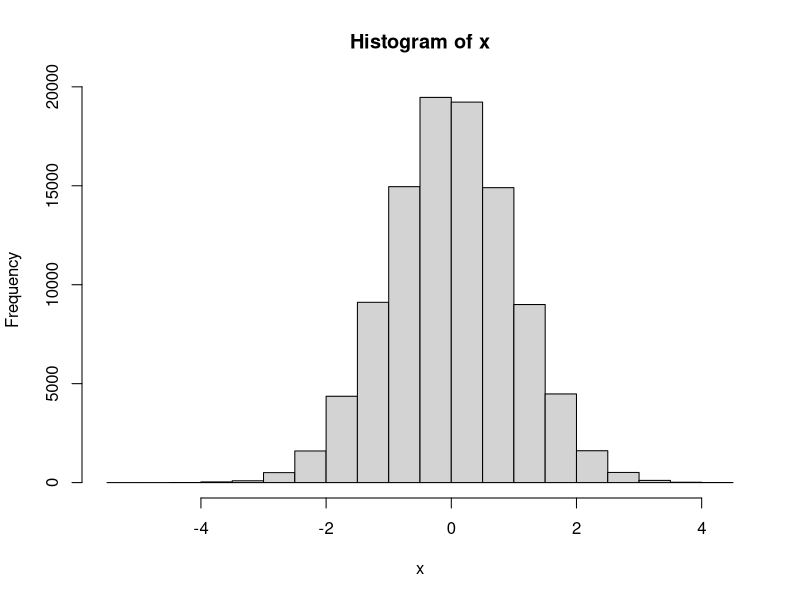
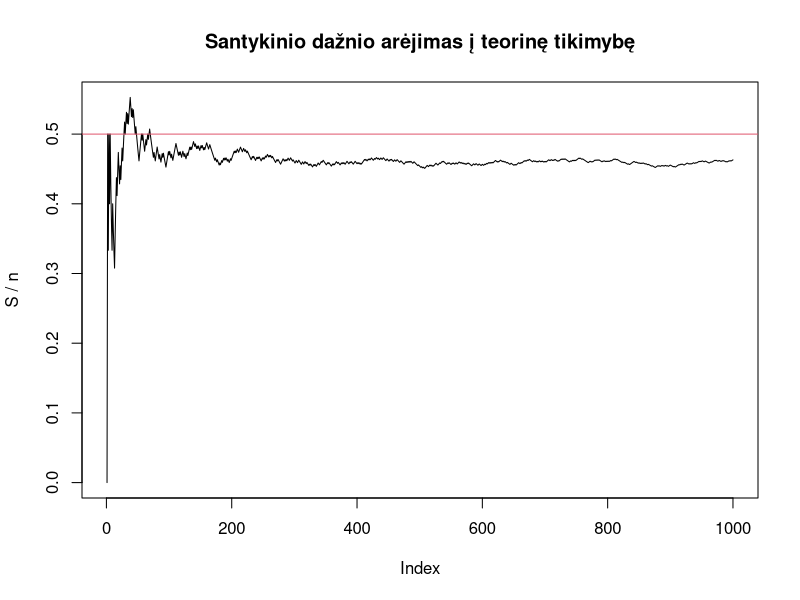
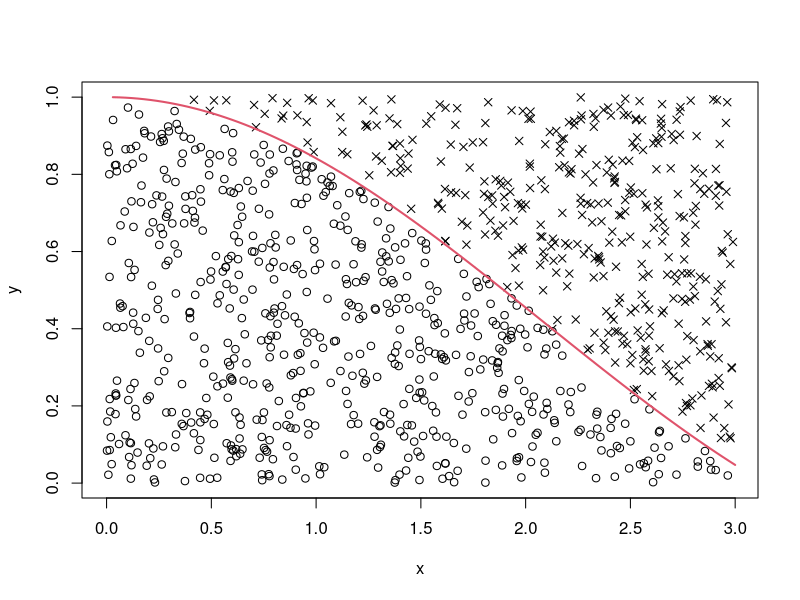
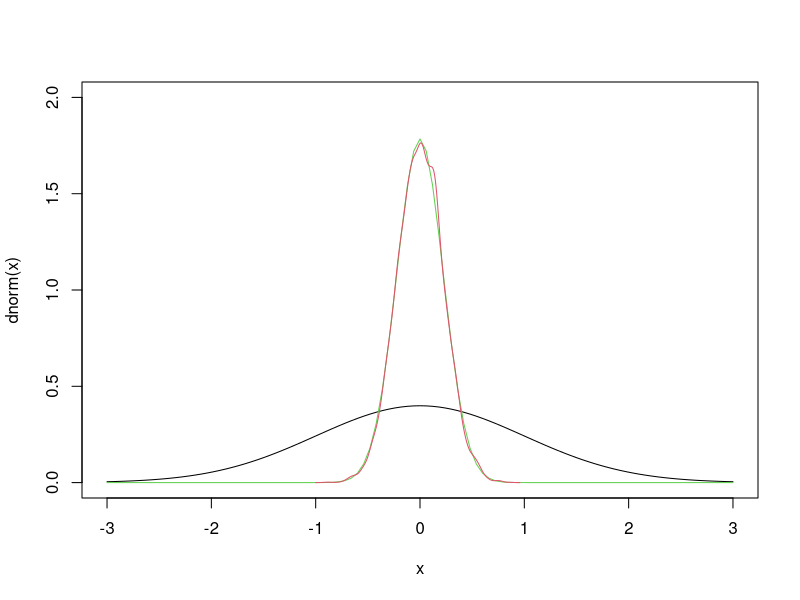
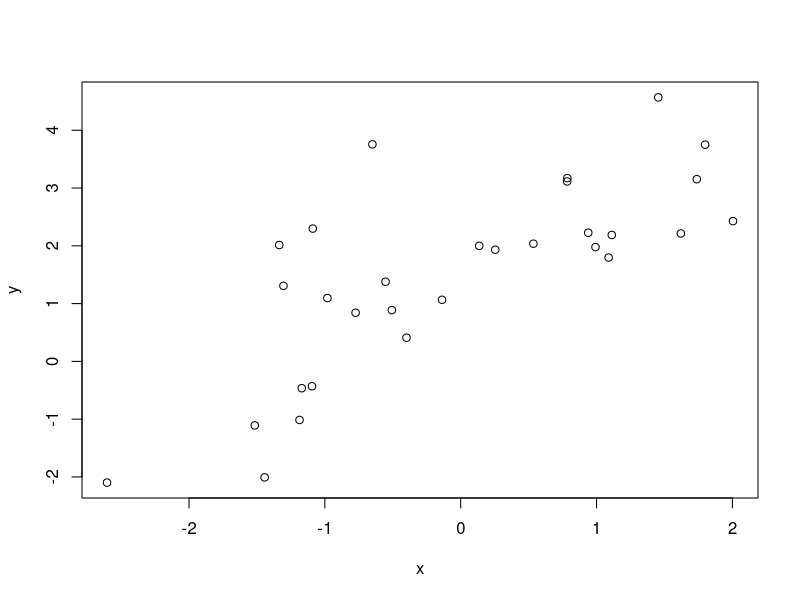
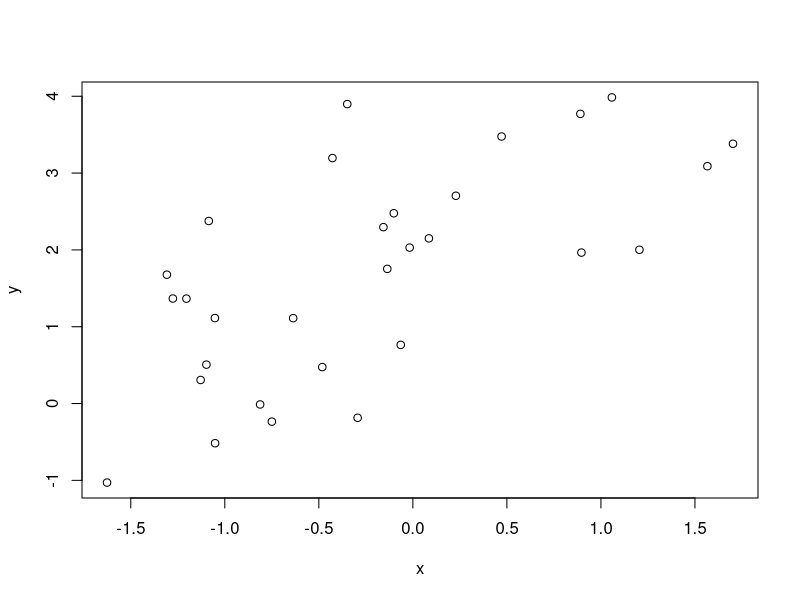
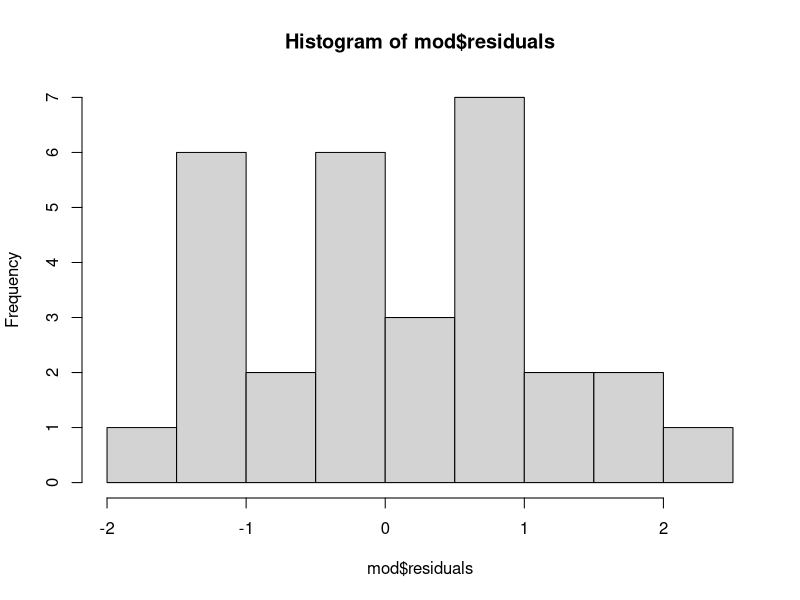
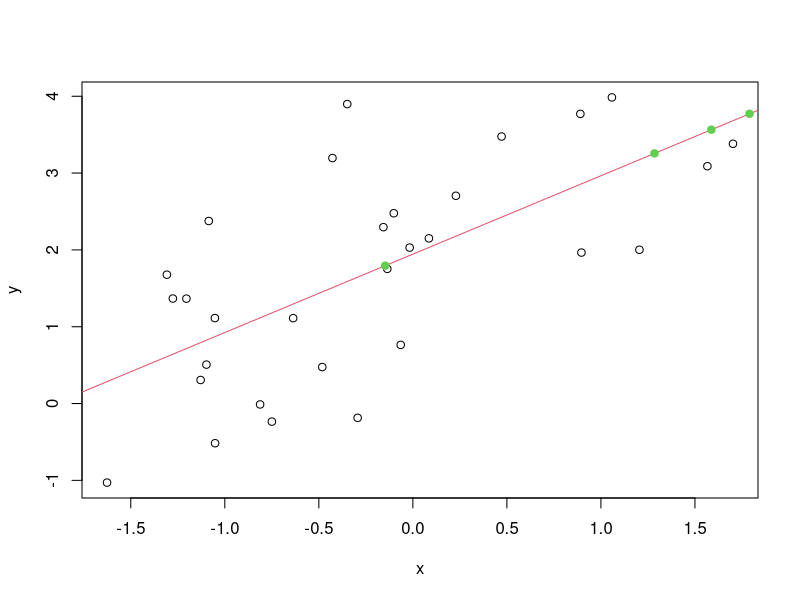

These figures' R source, in order:
## ---- chunk 1
knitr::opts_chunk$set(echo = TRUE)
## ---- chunk 2
x = rnorm(100000)
mean(x<=0)
hist(x)
## ---- chunk 3
experment <- function() sum(sample(1:6, 3, replace = TRUE)) > sum(sample(1:6, 2, replace = TRUE))
res = replicate(1000, experment())
mean(res)

## ---- chunk 4
n = 1000
x = sample(0:1,n, replace = TRUE) 

# skaiciuojame slenkancia suma - tai neefektyvus dudas, bet jis parodo skaiciavimo logika
S_bad = x * 0
S_bad[1] = x[1]
for(i in 2:n){
  S_bad[i] = S_bad[i-1] + x[i] 
}

# efektyvus budas
S = cumsum(x)

# isitikinkime, kad abu budai duoda ta pati rezultata
all(S == S_bad)

# nubrezkime grafika
plot(S / 1:n, type="l", ylab = "S / n", main="Santykinio dažnio arėjimas į teorinę tikimybę")
abline(h=0.5, col=2)
## ---- chunk 5
n = 100000
x = runif(n)
y = runif(n)

4*mean(x^2 + y^2 < 1)
## ---- chunk 6
n = 1000
f <- function(x) sin(x) / x
x = runif(n, 0, 3)
y = runif(n)

ind = f(x) > y
pch = ifelse(ind, 1, 4)
plot(x,y, pch=pch)
curve(f, 0, 3, ylim=0:1, add=TRUE, col=2, lwd=2)

# atsakymas
3*mean(ind) 
# patikrinam ar tikrai
integrate(f, 0, 3)
## ---- chunk 7
n = 20

# imtis, kuria sudaro aritmetiniai vidurkiai
xbar = replicate(10000, mean(rnorm(n)))

curve(dnorm, -3, 3, ylim=c(0,2))
curve(dnorm(x, sd=sqrt(1/n)), -3, 3, ylim=c(0,2), add=TRUE, col=3)

lines(density(xbar), col=2)
## ---- chunk 8
x = rnorm(30)
y = 2 + 1*x + rnorm(30)
plot(x, y)


# 1. 
b1h = (mean(x*y) - mean(x)*mean(y)) / (mean(x^2) - mean(x)^2)

# 2.
LF <- function(par) sum((y - par[1] - par[2]*x)^2)
optim(c(0,0), LF)

# 3. Matricine forma
X = cbind(1, x)
solve(t(X)%*%X)%*%t(X)%*%y



# 4.
lm(y~x)

## ---- chunk 9

x = rnorm(30)
y = 2 + 1*x + rnorm(30)
plot(x, y)


mod = lm(y~x)
summary(mod)
hist(mod$residuals)


newx = rnorm(5)

mod$coefficients[1] + mod$coefficients[2]*newx

newy = predict(mod, newdata=data.frame(x=newx))

plot(x,y)
abline(mod, col=2)
points(newx, newy, col=3, pch=19)
## ---- chunk 10


x = -100:100
y = (x+5)/(x-1)
ind = y%%1 == 0
ind[is.na(ind)] = FALSE
paste("x=",x[ind],"; y=", y[ind], sep="")

plot(x,y,type="l")
